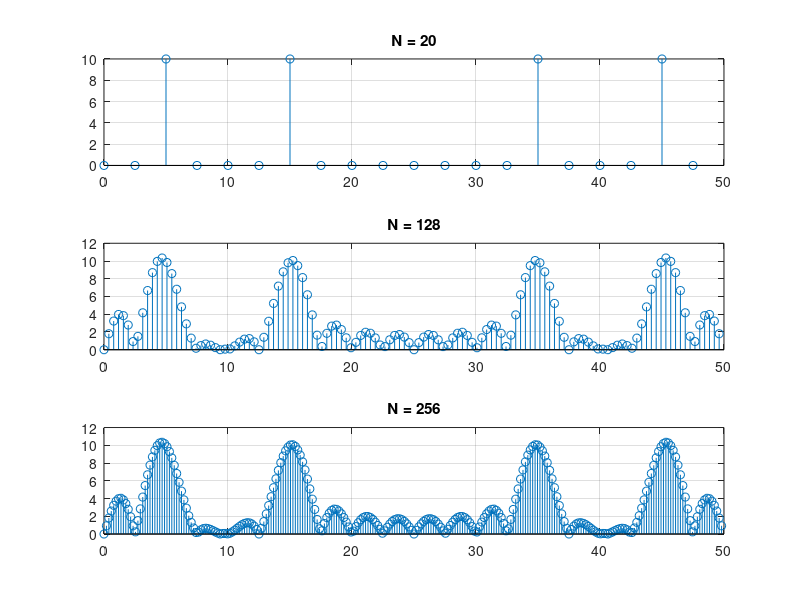

Source code (MATLAB):
clear, clc, close all;

fs = 50;
ts = 0: 1/fs: 0.4-1/fs;

x = sin(2*pi*5*ts)+ sin(2*pi*15*ts);

N1= length(ts);
N2=128;
N3=256;

X1 = abs(fft(x,N1));
X2 = abs(fft(x,N2));
X3 = abs(fft(x,N3));

F1 = (0 : N1-1)*fs/N1;
F2 = (0 : N2-1)*fs/N2;
F3 = (0 : N3-1)*fs/N3;

subplot(3,1,1)
stem(F1,X1),title('N = 20')
grid on

subplot(3,1,2)
stem(F2,X2),title('N = 128')
grid on

subplot(3,1,3)
stem(F3,X3),title('N = 256')
grid on
